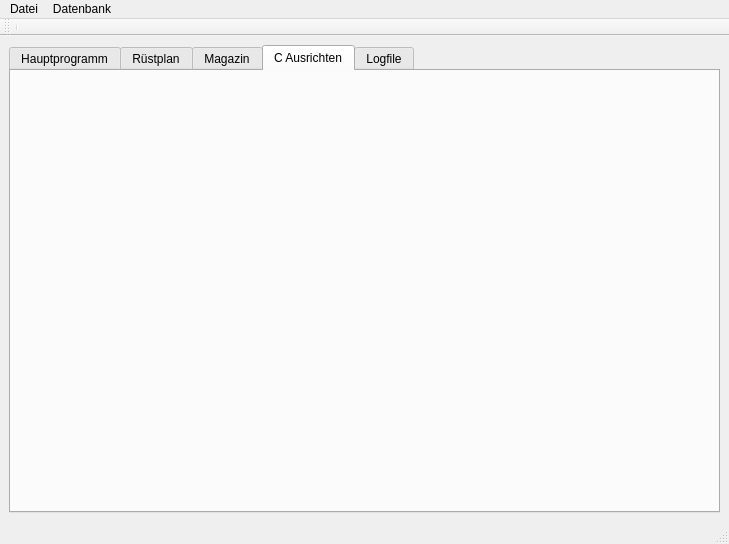
<?xml version="1.0" encoding="UTF-8"?>
<ui version="4.0">
 <class>MainWindow</class>
 <widget class="QMainWindow" name="MainWindow">
  <property name="geometry">
   <rect>
    <x>0</x>
    <y>0</y>
    <width>729</width>
    <height>544</height>
   </rect>
  </property>
  <property name="maximumSize">
   <size>
    <width>16777215</width>
    <height>16777215</height>
   </size>
  </property>
  <property name="windowTitle">
   <string>MainGen</string>
  </property>
  <widget class="QWidget" name="centralwidget">
   <layout class="QVBoxLayout" name="verticalLayout_3">
    <item>
     <widget class="QTabWidget" name="tabWidget">
      <property name="currentIndex">
       <number>3</number>
      </property>
      <widget class="QWidget" name="tab_Editor">
       <property name="minimumSize">
        <size>
         <width>707</width>
         <height>0</height>
        </size>
       </property>
       <attribute name="title">
        <string>Hauptprogramm</string>
       </attribute>
       <layout class="QVBoxLayout" name="verticalLayout_2">
        <item>
         <widget class="QTextEdit" name="textEdit">
          <property name="font">
           <font>
            <family>Lucida Console</family>
           </font>
          </property>
         </widget>
        </item>
       </layout>
      </widget>
      <widget class="QWidget" name="tab_Rustplan">
       <attribute name="title">
        <string>Rüstplan</string>
       </attribute>
       <layout class="QVBoxLayout" name="verticalLayout_5">
        <item>
         <widget class="QTableView" name="tableView_Rustplan">
          <attribute name="horizontalHeaderStretchLastSection">
           <bool>true</bool>
          </attribute>
         </widget>
        </item>
       </layout>
      </widget>
      <widget class="Magazin" name="tab_Magazin">
       <attribute name="title">
        <string>Magazin</string>
       </attribute>
       <layout class="QVBoxLayout" name="verticalLayout_4"/>
      </widget>
      <widget class="C_Algin" name="tab_C_Algin">
       <attribute name="title">
        <string>C Ausrichten</string>
       </attribute>
       <layout class="QVBoxLayout" name="verticalLayout_6"/>
      </widget>
      <widget class="QWidget" name="tab_Log">
       <attribute name="title">
        <string>Logfile</string>
       </attribute>
       <layout class="QVBoxLayout" name="verticalLayout">
        <item>
         <widget class="QTextEdit" name="textEdit_Log">
          <property name="font">
           <font>
            <family>Lucida Console</family>
           </font>
          </property>
         </widget>
        </item>
       </layout>
      </widget>
     </widget>
    </item>
   </layout>
  </widget>
  <widget class="QMenuBar" name="menubar">
   <property name="geometry">
    <rect>
     <x>0</x>
     <y>0</y>
     <width>729</width>
     <height>21</height>
    </rect>
   </property>
   <widget class="QMenu" name="menuDatei">
    <property name="title">
     <string>Datei</string>
    </property>
    <addaction name="action_Open_2"/>
    <addaction name="action_Export"/>
    <addaction name="action_Print"/>
    <addaction name="action_FinishFile"/>
    <addaction name="separator"/>
    <addaction name="action_Settings"/>
   </widget>
   <widget class="QMenu" name="menuDatenbank">
    <property name="title">
     <string>Datenbank</string>
    </property>
    <addaction name="action_RestoreDatabase"/>
   </widget>
   <addaction name="menuDatei"/>
   <addaction name="menuDatenbank"/>
  </widget>
  <widget class="QStatusBar" name="statusbar"/>
  <widget class="QToolBar" name="toolBar">
   <property name="windowTitle">
    <string>toolBar</string>
   </property>
   <attribute name="toolBarArea">
    <enum>TopToolBarArea</enum>
   </attribute>
   <attribute name="toolBarBreak">
    <bool>false</bool>
   </attribute>
   <addaction name="separator"/>
  </widget>
  <action name="action_Print">
   <property name="text">
    <string>Drucken</string>
   </property>
  </action>
  <action name="action_Export">
   <property name="text">
    <string>Export</string>
   </property>
  </action>
  <action name="action_FinishFile">
   <property name="text">
    <string>Finish File</string>
   </property>
  </action>
  <action name="action_Open">
   <property name="text">
    <string>Öffnen</string>
   </property>
  </action>
  <action name="action_Open_2">
   <property name="text">
    <string>Öffnen</string>
   </property>
  </action>
  <action name="action_Settings">
   <property name="text">
    <string>Einstellungen</string>
   </property>
  </action>
  <action name="action_RestoreDatabase">
   <property name="text">
    <string>Wiederherstellen</string>
   </property>
  </action>
 </widget>
 <customwidgets>
  <customwidget>
   <class>C_Algin</class>
   <extends>QWidget</extends>
   <header>c_algin.h</header>
   <container>1</container>
  </customwidget>
  <customwidget>
   <class>Magazin</class>
   <extends>QWidget</extends>
   <header location="global">magazin.h</header>
   <container>1</container>
  </customwidget>
 </customwidgets>
 <resources/>
 <connections/>
</ui>
